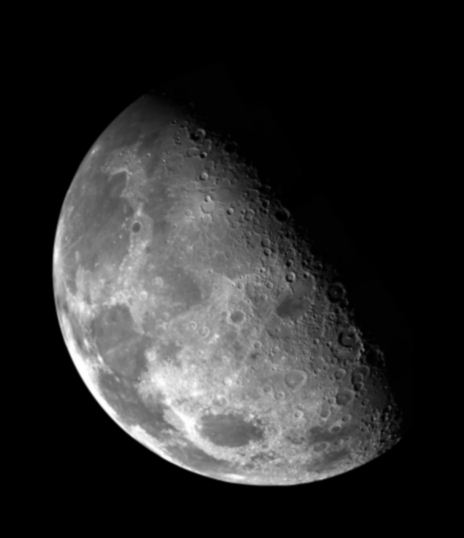
#> input picture images/moon.jpg, 464 x 538 px, found by its file name
$ python laplacian_ft.py
#> lines starting #> are read from the running program, lines starting #| are printed output that depends on the picture
'''
This script implements the Laplacian filter transfer function to perform contrast enhancement.
It also illustrates the Laplacian filter transfer functions as graphs.
@author Patrick Wissiak
'''
import matplotlib.pyplot as plt
import numpy as np
from numpy.fft import fft2, ifft2
from matplotlib import cm

# Load image
img = plt.imread("./images/moon.jpg")
#> img is the input picture: shape (538, 464, 3); min 0, max 255, mean 42.6

# Tranform image to grayscale and float
if img.ndim > 2:
    img = np.mean(img, axis=2)
#> img: shape (538, 464) float64
img = np.array(img[:,0:1000], dtype=float)
(M, N) = img.shape
#> M = 538; N = 464

f = img.copy()

P = M
#> P = 538
Q = N
#> Q = 464

u = ((np.arange(P) - P/2) / P) ** 2
v = ((np.arange(Q) - Q/2) / Q) ** 2
#u = u/M
#v = v/N
uv = np.repeat(np.expand_dims(u, axis=-1), Q, axis=-1)
D_uv = uv + v
H_decentered = -4 * np.pi ** 2 * D_uv

# The Laplacian filter must be decentered
H = np.roll(H_decentered, int(-M/2), axis=0)
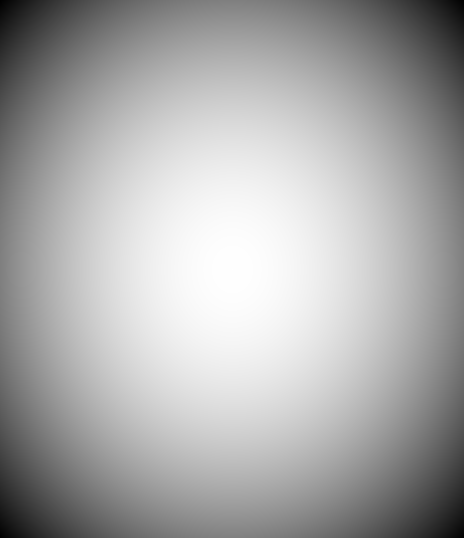
#> H_decentered: shape (538, 464) float64; min -19.74, max 0, mean -6.58; drawn with min black and max white
H = np.roll(H, int(-N/2), axis=1)
F = fft2(f)

g = np.real(ifft2(F * H))
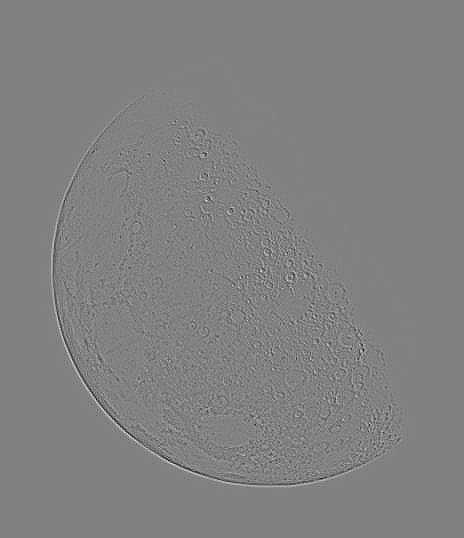
#> g: shape (538, 464) float64; min -163, max 157.6, mean 0; drawn with min black and max white
f_hat = f - g
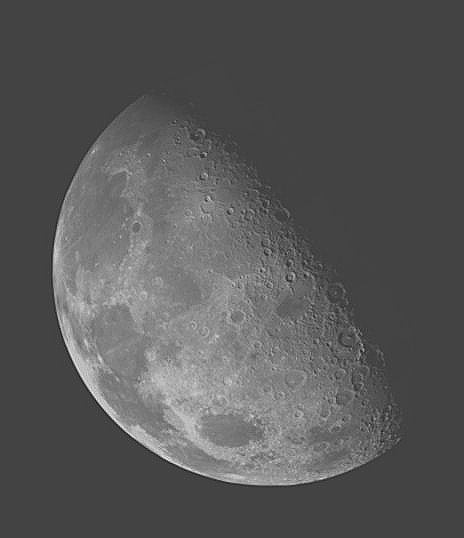
#> f_hat: shape (538, 464) float64; min -138.7, max 388.8, mean 42.6; drawn with min black and max white

fig, ax = plt.subplots(2, 2, constrained_layout=True)
ax[0][0].imshow(f, cmap="gray")
ax[0][0].title.set_text("Original")
ax[0][1].imshow(H, cmap="gray")
ax[0][1].title.set_text("Laplacian")
ax[1][0].imshow(g, cmap="gray")
ax[1][0].title.set_text("After Laplacian Filtering")
ax[1][1].imshow(f_hat, cmap="gray", vmin=0, vmax=255)
ax[1][1].title.set_text("Contrast enhanced")

plt.show()
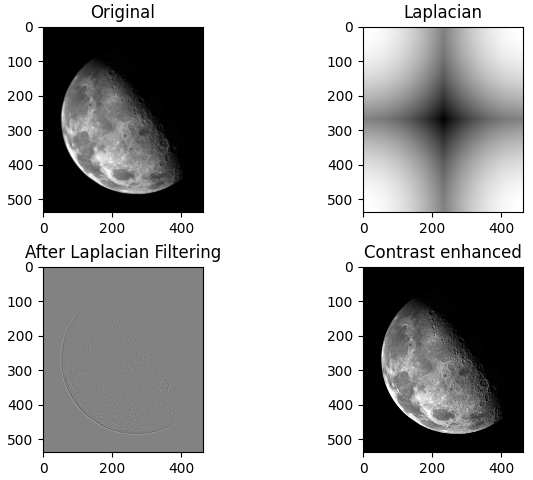
#> figure drawn by matplotlib, 4 panels

fig = plt.figure(figsize=plt.figaspect(0.5))

ax = fig.add_subplot(2,2, 1, projection='3d')
X, Y = np.meshgrid(range(Q), range(P))
ax.set_title('Laplacian (-): -4 * pi**2 * D(u,v)**2')
ax.plot_surface(X, Y, H_decentered, linewidth=0, cmap=cm.coolwarm)
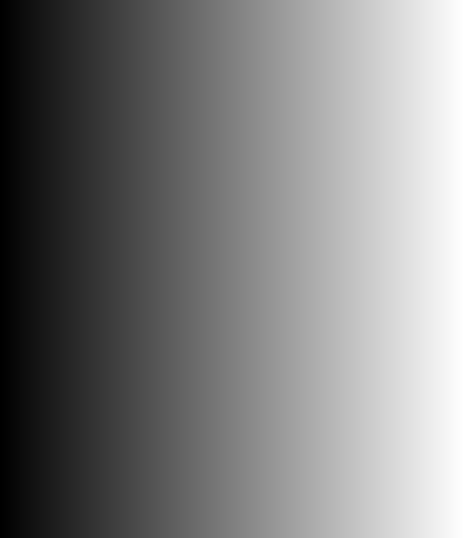
#> X: shape (538, 464) int64; min 0, max 463, mean 231.5; drawn with min black and max white

ax = fig.add_subplot(2, 2, 2, projection='3d')
ax.set_title('Same Laplacian (-) decentered')
ax.plot_surface(X, Y, H, linewidth=0, cmap=cm.coolwarm)

# Recaulate Laplacian for plus sign
H_decentered = 4 * np.pi ** 2 * D_uv
H = np.roll(H_decentered, int(-M/2), axis=0)
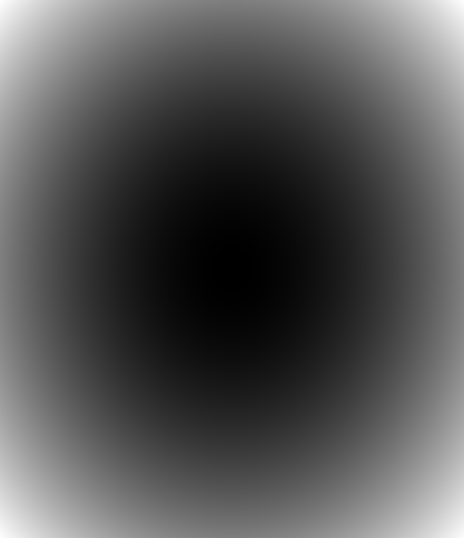
#> H_decentered: shape (538, 464) float64; min 0, max 19.74, mean 6.58; drawn with min black and max white
H = np.roll(H, int(-N/2), axis=1)
ax = fig.add_subplot(2, 2, 3, projection='3d')
X, Y = np.meshgrid(range(Q), range(P))
ax.set_title('Laplacian (+): 4 * pi**2 * D(u,v)**2')
ax.plot_surface(X, Y, H_decentered, linewidth=0, cmap=cm.coolwarm)

ax = fig.add_subplot(2, 2, 4, projection='3d')
ax.set_title('Same Laplacian (+) decentered')
ax.plot_surface(X, Y, H, linewidth=0, cmap=cm.coolwarm)

plt.show()
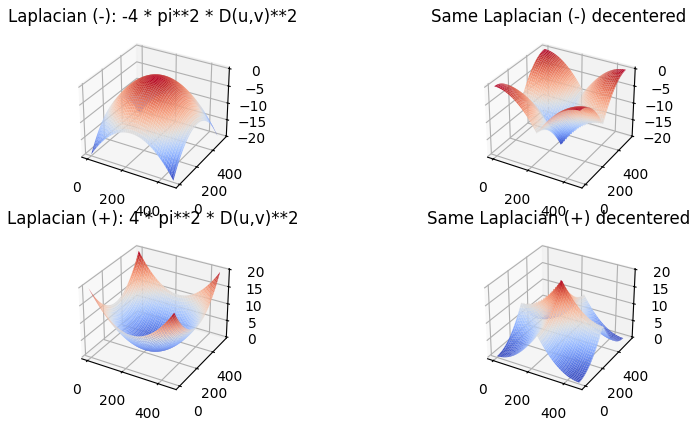
#> figure drawn by matplotlib, 4 panels
